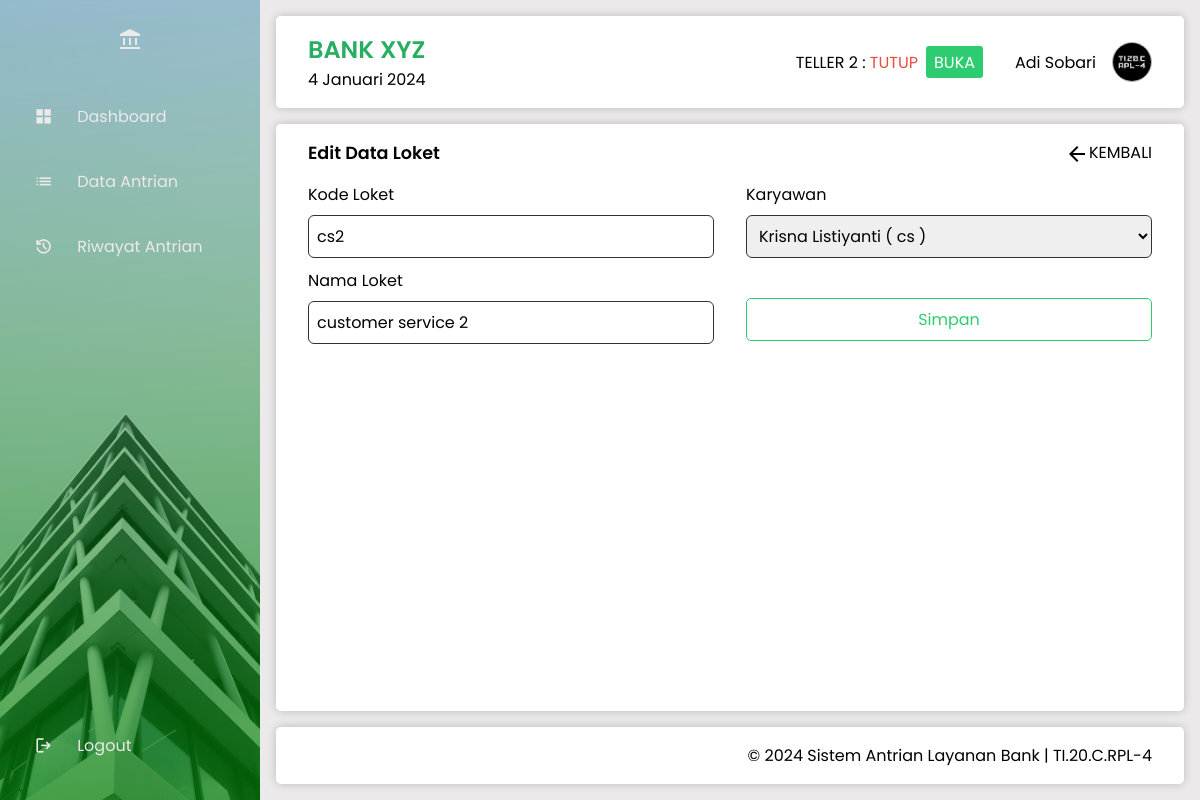
The app's page /loket_antrian/edit.php?id=8 (signed in) with its own data.
### tables this page shows
CREATE TABLE `loket` (
  `id_loket` int NOT NULL AUTO_INCREMENT,
  `kode_loket` varchar(20) NOT NULL,
  `nama_loket` varchar(60) NOT NULL,
  `status_loket` enum('aktif','tutup') NOT NULL DEFAULT 'tutup',
  `id_karyawan` int DEFAULT NULL,
  PRIMARY KEY (`id_loket`),
  KEY `id_karyawan` (`id_karyawan`),
  CONSTRAINT `loket_ibfk_1` FOREIGN KEY (`id_karyawan`) REFERENCES `karyawan` (`id_karyawan`)
);

### _config.php (called while the page is built, shortened)
<?php
function base_url($url = null) {
    $base_url = "http://localhost/abank";
    if ($url != null) {
        return $base_url . "/" . $url;
    } else {
        return $base_url;
    }
}
function setActivePage($page)
{
    $current_page = $_SERVER['REQUEST_URI'];
    $active_class = '';
    return $active_class;
}
function tanggalIndonesia() {
    $bulanIndonesia = array(
        'Januari', 'Februari', 'Maret', 'April', 'Mei', 'Juni',
        'Juli', 'Agustus', 'September', 'Oktober', 'November', 'Desember'
    );
    $indexBulan = date('n') - 1;
    $tanggal = date('j') . ' ' . $bulanIndonesia[$indexBulan] . ' ' . date('Y');
    return $tanggal;
}
?>

### loket_antrian/edit.php (the view, shortened to what this page needs)
<?php
include '../header.php';
?>
    <main>
        <section class="form-section">
            <div class="form-info">
                <h2 class="form-title">Edit Data Loket</h2>
                <a href="index.php"><span class="material-symbols-outlined">arrow_back</span>KEMBALI</a>
            </div>
            <?php
            $id = @$_GET['id'];
            $sql_loket = mysqli_query($conn, "SELECT * FROM loket WHERE id_loket = '$id'") or die(mysqli_error($conn));
            $data = mysqli_fetch_array($sql_loket);
            ?>
            <form action="proses.php" method="post">
                <div class="form-group">
                    <label for="kode_loket">Kode Loket</label>
                    <input type="text" id="kode_loket" name="kode_loket" value="<?= $data['kode_loket'] ?>" required autofocus>
                    <label for="nama_loket">Nama Loket</label>
                    <input type="text" id="nama_loket" name="nama_loket" value="<?= $data['nama_loket'] ?>" required>
                </div>
                <div class="form-group">
                    <label for="id_karyawan">Karyawan</label>
                    <select name="id_karyawan" id="id_karyawan" class="form-control" required>
                        <?php
                        $sql_karyawan = mysqli_query($conn, "SELECT id_karyawan, nama, bagian FROM karyawan WHERE id_karyawan NOT IN (SELECT id_karyawan FROM loket WHERE id_loket != '$id')") or die(mysqli_error($conn));
                        while ($data_karyawan = mysqli_fetch_array($sql_karyawan)) {
                            $selected = ($data_karyawan['id_karyawan'] == $data_loket['id_karyawan']) ? 'selected' : '';
                            echo '<option value="' . $data_karyawan['id_karyawan'] . '" ' . $selected . '>
                                ' . ucwords($data_karyawan['nama']) . ' ( ' . $data_karyawan['bagian'] . ' )' . '</option>';
                        }
                        ?>
                    </select>
                    <button class="success-btn mt" type="submit" name="edit">Simpan</button>
                </div>
            </form>
        </section>
    </main>
<?php
include '../footer.php';

### header.php (shortened to what this page needs)
<?php
include '_config.php';
$userRole = $_SESSION['user_role'];
$idKaryawan = $_SESSION['user_id'];
?>
<!DOCTYPE html>
<html lang="en">
<head>
    <link rel="stylesheet" href="<?= base_url('_assets/css/style.css'); ?>">
</head>
<body class="fade-out">
    <aside>
        <div class="logo">
            <span class="material-symbols-outlined">
            </span>
        </div>
        <ul class="menu">
            <li <?= setActivePage('dashboard'); ?>>
                <a href="<?= base_url('dashboard'); ?>">
                    <span class="material-symbols-outlined">
                    </span>
                    <span class="menu-item">Dashboard</span>
                </a>
            </li>
            <li <?= setActivePage('data_antrian'); ?>>
                <a href="<?= base_url('data_antrian'); ?>">
                    <span class="material-symbols-outlined">
                    </span>
                    <span class="menu-item">Data Antrian</span>
                </a>
            </li>
            <li <?= setActivePage('riwayat_antrian'); ?>>
                <a href="<?= base_url('riwayat_antrian'); ?>">
                    <span class="material-symbols-outlined">
                    </span>
                    <span class="menu-item">Riwayat Antrian</span>
                </a>
            </li>
            <li class="logout">
                <a href="<?= base_url('auth/logout.php'); ?>">
                    <span class="material-symbols-outlined">
                    </span>
                    <span class="menu-item">Logout</span>
                </a>
            </li>
        </ul>
    </aside>
    <div class="container">
        <header>
            <div class="header-title">
                <h1>BANK XYZ</h1>
                <span><?= tanggalIndonesia(); ?></span>
            </div>
            <div class="user-info">
                <?php
                if ($userRole === 'karyawan' && isset($idKaryawan)) {
                    $query = "SELECT id_loket, nama_loket, status_loket FROM loket WHERE id_karyawan = '$idKaryawan'";
                    $result = mysqli_query($conn, $query);
                    if ($result) {
                        $loketData = mysqli_fetch_assoc($result);
                        if ($loketData) {
                            $loketName = strtoupper($loketData['nama_loket']);
                            $loketStatus = $loketData['status_loket'];
                        ?>
                            <div class="loket-info">
                                <div class="user-log-loket">
                                    <span><?= $loketName . ' :'; ?></span>
                                    <span class="status-loket <?= $loketStatus === 'aktif' ? 'status-aktif' : 'status-tutup'; ?>">
                                        <?= strtoupper($loketStatus); ?>
                                    </span>
                                </div>
                                <div class="toggle-loket-status">
                                    <form method="post">
                                        <input type="submit" name="submit" value="<?= $loketStatus === 'aktif' ? 'TUTUP' : 'BUKA'; ?>" class="btn-status-loket <?= $loketStatus === 'aktif' ? 'warning-button' : 'success-button'; ?>">
                                    </form>
                                </div>
                            </div>
                            <?php
                        } else {
                            echo 'Data loket tidak ditemukan.';
                        }
                    } else {
                        echo 'Error: ' . mysqli_error($conn);
                    }
                }
                ?>
                <span class="user-log-name"><?= ucwords($_SESSION['user_nama']); ?></span>
                <img src="../_assets/image/photo/<?= $_SESSION['user_foto']; ?>" alt="photo">
            </div>
        </header>

### _assets/css/style.css (style rules this page uses)
* { margin: 0; padding: 0; border: 0; font-size: 100%; font: inherit; vertical-align: baseline; box-sizing: border-box; }
html { font-size: 16px; }
html, body, div, span, h1, h2, h3, h4, h5, h6, p, a, img, ul, ol, li, table, tr, th, td, form, input, button { margin: 0; padding: 0; border: 0; font: inherit; vertical-align: baseline; box-sizing: border-box; }
ul, ol, li { margin: 0; padding: 0; list-style: none; }
a { text-decoration: none; color: inherit; }
.fade-in { opacity: 1; transition: opacity 0.5s ease-in; }
:root { --primary-color: #2ecc71; --primary-color-2: rgba(0, 255, 21, 0.1); --secondary-color: #27ae60; --accent-color: #3498db; --background-color: #ebe9e9; --light-text-color: #ebe9e9; --text-color: #333; --link-color: #2980b9; --success-color: #16a085; --error-color: #e74c3c; --warning-color: #ff4500; }
.material-symbols-outlined { font-variation-settings: 'FILL' 1, 'wght' 400, 'GRAD' 0, 'opsz' 24 }
body { display: flex; width: 100vw; height: 100vh; font-family: "Poppins", sans-serif; font-size: 1rem; }
h1 { font-size: 1.5rem; font-weight: 600; color: var(--secondary-color); }
h2 { font-size: 1.1rem; font-weight: 600; }
aside { position: fixed; width: 90px; height: 100%; padding: 0 1rem; color: var(--light-text-color); overflow: hidden; transition: all .5s linear; background-image: url('../image/bg-sidebar.jpg'); background-size: cover; background-position: center; background-repeat: no-repeat; background-color: var(--primary-color); }
aside::after { content: ""; position: absolute; top: 0; left: 0; width: 100%; height: 100%; background: linear-gradient(to top, rgba(0, 128, 0, 0.7), rgba(0, 128, 0, 0)); }
.logo { display: flex; justify-content: center; align-items: center; color: var(--light-text-color); height: 80px; padding: 16px; }
.logo span { z-index: 99; }
.menu { height: 88%; position: relative; padding: 0; z-index: 99; }
.menu li { padding: 1rem; margin: 8px 0; border-radius: .3rem; transition: all .5s ease-in-out; }
.menu a { color: var(--light-text-color); font-size: 14px; display: flex; align-items: center; gap: 1.5rem; }
.menu a .menu-item { white-space: nowrap; font-size: 1rem; overflow: hidden; }
.menu a .material-symbols-outlined { font-size: 1.2rem; margin-left: 2px; }
.logout { position: absolute; bottom: 10px; left: 0; width: 100%; }
.container { display: grid; grid-template-rows: auto 1fr auto; height: 100vh; gap: 1rem; margin-left: 90px; transition: all .5s linear; background-color: var(--background-color); width: 100%; padding: 1rem; }
header, main, footer { padding: 1rem 2rem; }
header, main, footer { background-color: #fff; border-radius: .3rem; box-shadow: 0 0 10px rgba(0, 0, 0, 0.2); }
header { display: flex; justify-content: space-between; }
header .user-info { display: flex; align-items: center; gap: 1rem; }
.user-info .loket-info { display: flex; gap: .5rem; margin-right: 1rem; align-items: center; }
.loket-info .success-button { background-color: var(--primary-color); padding: .2rem .5rem; border-radius: 3px; cursor: pointer; color: #fff; }
header .user-info img { width: 40px; height: 40px; border-radius: 50%; border: 1px solid #adadad; }
.status-tutup { color: var(--error-color); }
.data-section, .form-section { display: flex; width: 100%; flex-direction: column; gap: 1rem; justify-content: space-between; }
.data-info, .form-info { display: flex; justify-content: space-between; align-items: center; }
form { display: flex; justify-content: space-between; gap: 2rem; }
.form-group { display: flex; flex-direction: column; width: 100%; }
label { display: block; margin-bottom: 8px; }
input[type="text"], input[type="password"], input[type="file"], input[type="date"], .form-radio, select { width: 100%; padding: 8px; margin-bottom: 10px; box-sizing: border-box; border: 1px solid var(--text-color); border-radius: 6px; }
select option:checked { background-color: #e0e0e0; }
.success-btn, .success-btn:link, .success-btn:visited { display: inline-block; padding: 8px; font-size: 16px; text-align: center; text-decoration: none; cursor: pointer; border: 1px solid var(--primary-color); border-radius: 5px; color: var(--primary-color); background-color: #fff; transition: background-color 0.3s, color 0.3s; }
.material-symbols-outlined { font-size: 24px; vertical-align: middle; }
.mt { margin-top: 1.9rem; }

### records on screen
loket: nama_loket "TELLER 2", status_loket "TUTUP", submit "BUKA"
loket: kode_loket "cs2", nama_loket "customer service 2"

### other values on screen
tanggalIndonesia() "4 Januari 2024"
$_SESSION['user_nama'] "Adi Sobari"
form field id_karyawan "Krisna Listiyanti ( cs )"
